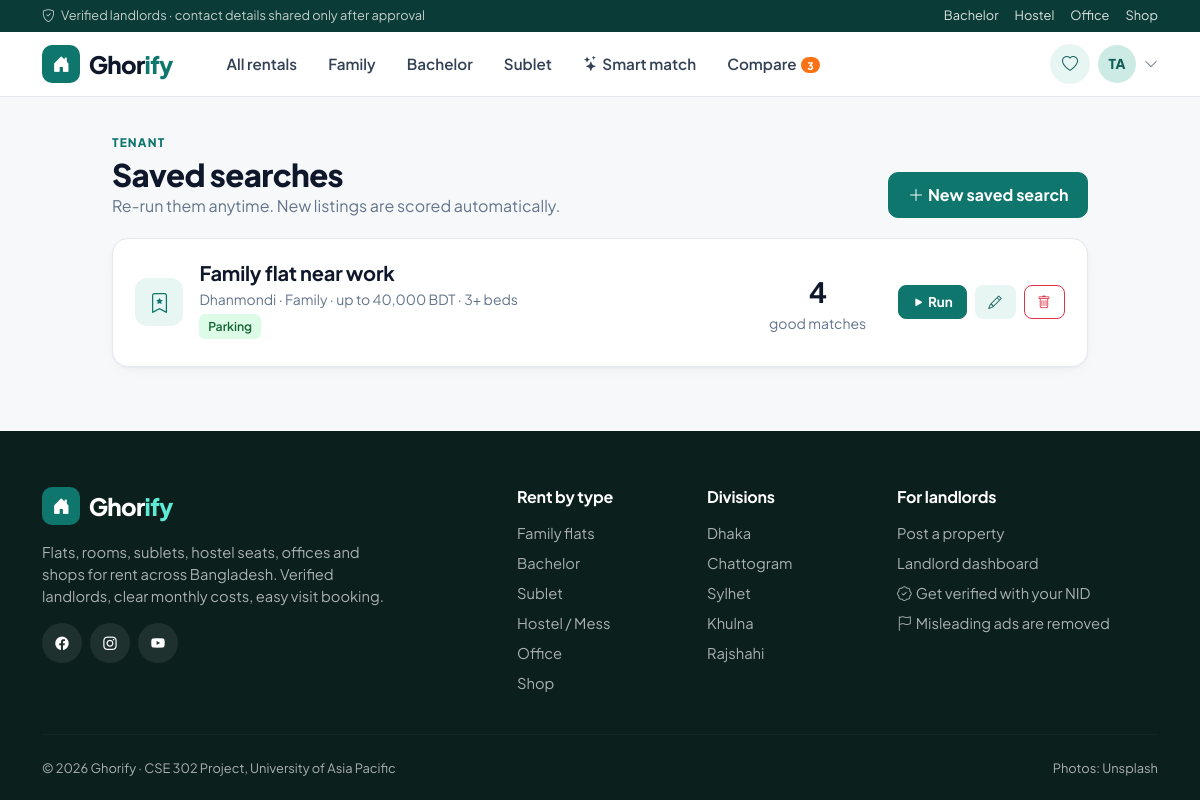
Page /search/saved/ (signed in) on the committed database.
### accounts/models.py (models this page shows, shortened)
class User(AbstractUser):
    objects = GhorifyUserManager()
    class Role(models.TextChoices):
        TENANT = 'tenant', 'Tenant'
        LANDLORD = 'landlord', 'Landlord'
        ADMIN = 'admin', 'Admin'
    email = models.EmailField(unique=True)
    role = models.CharField(max_length=10, choices=Role.choices, default=Role.TENANT)
    phone = models.CharField(max_length=14, blank=True, validators=[phone_validator])
    avatar = models.ImageField(upload_to=avatar_upload_path, blank=True, null=True)
    bio = models.TextField(blank=True, max_length=500)
    class Meta:
        ordering = ['-date_joined']
    @property
    def is_tenant(self):
        return self.role == self.Role.TENANT
    @property
    def is_landlord(self):
        return self.role == self.Role.LANDLORD
    @property
    def display_name(self):
        return self.get_full_name() or self.username
    @property
    def initials(self):
        name = self.display_name.split()
        return ''.join(part[0] for part in name[:2]).upper()

### search/models.py (models this page shows, shortened)
class SearchCriteria(models.Model):
    tenant = models.ForeignKey(settings.AUTH_USER_MODEL, on_delete=models.CASCADE, related_name='search_criteria')
    name = models.CharField(max_length=80, help_text='e.g. "Near office" or "Family flat under 30k"')
    keyword = models.CharField(max_length=100, blank=True)
    location = models.CharField(max_length=80, blank=True)
    category = models.CharField(max_length=10, choices=Property.Category.choices, blank=True)
    property_type = models.CharField(max_length=12, choices=Property.PropertyType.choices, blank=True)
    min_price = models.PositiveIntegerField(null=True, blank=True)
    max_price = models.PositiveIntegerField(null=True, blank=True)
    budget_includes_bills = models.BooleanField(
        default=False, help_text='Compare the budget with rent + service charge + utilities.',
    )
    min_bedrooms = models.PositiveSmallIntegerField(null=True, blank=True)
    min_bathrooms = models.PositiveSmallIntegerField(null=True, blank=True)
    needs_parking = models.BooleanField('Parking required', default=False)
    needs_pet_friendly = models.BooleanField('Pet friendly required', default=False)
    needs_furnished = models.BooleanField('Furnished required', default=False)
    tenant_gender = models.CharField(
        'I am', max_length=6, blank=True, choices=[('male', 'Male'), ('female', 'Female')],
        help_text='Hides male-only or female-only listings that do not fit you.',
    )
    amenities = models.ManyToManyField(Amenity, blank=True, related_name='+')
    created_at = models.DateTimeField(auto_now_add=True)
    updated_at = models.DateTimeField(auto_now=True)
    class Meta:
        ordering = ['-updated_at']
        verbose_name_plural = 'search criteria'
    PREFERENCE_FIELDS = (
        'keyword', 'location', 'category', 'property_type', 'min_price', 'max_price',
        'budget_includes_bills', 'min_bedrooms', 'min_bathrooms',
        'needs_parking', 'needs_pet_friendly', 'needs_furnished', 'tenant_gender',
    )
    def as_preferences(self):
        prefs = {name: getattr(self, name) for name in self.PREFERENCE_FIELDS}
        prefs['amenities'] = list(self.amenities.all()) if self.pk else []
        return prefs
    def engine(self):
        return MatchEngine(self.as_preferences())
    @property
    def summary(self):
        bits = []
        if self.location:
            bits.append(self.location)
        if self.category:
            bits.append(self.get_category_display())
        if self.max_price:
            bits.append(f'up to {self.max_price:,} BDT')
        if self.min_bedrooms:
            bits.append(f'{self.min_bedrooms}+ beds')
        return ' · '.join(bits) or 'Any property'

### search/views.py (the view)
# urls.py: path('saved/', views.saved_list, name='saved'),
@tenant_required
def saved_list(request):
    criteria = request.user.search_criteria.prefetch_related('amenities')
    candidates = Property.objects.visible().prefetch_related('amenities', 'utilities')
    rows = [{'criteria': item, 'match_count': len(item.engine().smart_match(candidates))} for item in criteria]
    return render(request, 'search/saved_list.html', {'rows': rows})

### templates/search/saved_list.html (shortened to what this page needs)
{% extends 'base.html' %}
{% block content %}
<div class="container" style="max-width:1000px">
  <div class="page-header d-flex flex-wrap justify-content-between align-items-end gap-3">
    <div><span class="eyebrow">Tenant</span><h1>Saved searches</h1><p class="text-muted mb-0">Re-run them anytime. New listings are scored automatically.</p></div>
    <a href="{% url 'search:saved_create' %}" class="btn btn-primary"><i class="bi bi-plus-lg me-1"></i>New saved search</a>
  </div>
  {% if rows %}
  <div class="d-grid gap-3">
    {% for row in rows %}{% with c=row.criteria %}
    <div class="gh-card gh-card-body d-flex flex-wrap align-items-center gap-3">
      <div class="stat-card p-0 border-0 shadow-none" style="background:none"><div class="ic"><i class="bi bi-bookmark-star"></i></div></div>
      <div class="flex-grow-1">
        <h5 class="mb-1">{{ c.name }}</h5>
        <div class="small text-muted">{{ c.summary }}</div>
        <div class="small mt-1">
          {% if c.needs_parking %}<span class="reason yes">Parking</span>{% endif %}
        </div>
      </div>
      <div class="text-center px-3">
        <div class="display-font fs-3 fw-bold">{{ row.match_count }}</div>
        <div class="small text-muted">good matches</div>
      </div>
      <div class="d-flex gap-2">
        <a href="{% url 'search:saved_run' c.pk %}" class="btn btn-primary btn-sm"><i class="bi bi-play-fill"></i> Run</a>
        <a href="{% url 'search:saved_update' c.pk %}" class="btn btn-soft btn-sm"><i class="bi bi-pencil"></i></a>
        <form method="post" action="{% url 'search:saved_delete' c.pk %}" data-confirm="Delete this saved search?">{% csrf_token %}<button class="btn btn-outline-danger btn-sm"><i class="bi bi-trash"></i></button></form>
      </div>
    </div>
    {% endwith %}{% endfor %}
  </div>
  {% else %}
    {% url 'search:saved_create' as new_url %}
  {% endif %}
</div>
{% endblock %}

### templates/partials/navbar.html (shortened to what this page needs)
{% with url=request.resolver_match.url_name ns=request.resolver_match.namespace %}
<div class="top-strip d-none d-md-block">
  <div class="container d-flex justify-content-between">
    <span><i class="bi bi-shield-check me-1"></i> Verified landlords · contact details shared only after approval</span>
    <span class="d-flex gap-3">
      <a href="{% url 'properties:browse' %}?category=bachelor">Bachelor</a>
      <a href="{% url 'properties:browse' %}?category=hostel">Hostel</a>
      <a href="{% url 'properties:browse' %}?category=office">Office</a>
      <a href="{% url 'properties:browse' %}?category=shop">Shop</a>
    </span>
  </div>
</div>
<nav class="navbar navbar-expand-lg gh-nav sticky-top py-2">
  <div class="container">
    <a class="navbar-brand gh-brand" href="{% url 'properties:home' %}">
      <span class="logo"><i class="bi bi-house-door-fill"></i></span><span>Ghor<span class="accent">ify</span></span>
    </a>
    <div class="collapse navbar-collapse" id="mainNav">
      <ul class="navbar-nav ms-lg-4 me-auto gap-1 mt-3 mt-lg-0">
        <li class="nav-item"><a class="nav-link {% if url == 'browse' and not request.GET.category %}active{% endif %}" href="{% url 'properties:browse' %}">All rentals</a></li>
        <li class="nav-item"><a class="nav-link {% if request.GET.category == 'family' %}active{% endif %}" href="{% url 'properties:browse' %}?category=family">Family</a></li>
        <li class="nav-item"><a class="nav-link {% if request.GET.category == 'bachelor' %}active{% endif %}" href="{% url 'properties:browse' %}?category=bachelor">Bachelor</a></li>
        <li class="nav-item"><a class="nav-link {% if request.GET.category == 'sublet' %}active{% endif %}" href="{% url 'properties:browse' %}?category=sublet">Sublet</a></li>
        <li class="nav-item"><a class="nav-link {% if ns == 'search' and url == 'search' %}active{% endif %}" href="{% url 'search:search' %}"><i class="bi bi-stars me-1"></i>Smart match</a></li>
        {% if user.is_authenticated and user.is_tenant %}
          <li class="nav-item"><a class="nav-link {% if url == 'compare' or url == 'comparison' %}active{% endif %}" href="{% url 'interactions:compare' %}">Compare{% if compare_count %}<span class="nav-badge">{{ compare_count }}</span>{% endif %}</a></li>
        {% elif user.is_authenticated and user.is_landlord %}
          <li class="nav-item"><a class="nav-link {% if url == 'mine' %}active{% endif %}" href="{% url 'properties:mine' %}">My listings</a></li>
          <li class="nav-item"><a class="nav-link {% if url == 'incoming' %}active{% endif %}" href="{% url 'interactions:incoming' %}">Requests</a></li>
        {% elif user.is_authenticated and user.is_platform_admin %}
          <li class="nav-item"><a class="nav-link {% if url == 'moderation' %}active{% endif %}" href="{% url 'dashboard:moderation' %}">Moderation</a></li>
        {% endif %}
      </ul>
      <div class="d-flex align-items-center gap-2 mt-3 mt-lg-0">
        {% if user.is_authenticated %}
          {% if user.is_tenant %}
            <a href="{% url 'interactions:favourites' %}" class="btn btn-icon btn-soft" title="Saved properties"><i class="bi bi-heart"></i></a>
          {% endif %}
          <div class="dropdown">
            <a href="#" class="d-flex align-items-center gap-2 text-reset" data-bs-toggle="dropdown" aria-expanded="false">
              {% if user.avatar %}<img src="{{ user.avatar.url }}" class="avatar" alt="">{% else %}<span class="avatar">{{ user.initials }}</span>{% endif %}
              <i class="bi bi-chevron-down small text-muted"></i>
            </a>
          </div>
        {% else %}
          <a href="{% url 'accounts:login' %}" class="btn btn-sm btn-soft"><i class="bi bi-person me-1"></i>Log in</a>
        {% endif %}
      </div>
    </div>
  </div>
</nav>
{% endwith %}

### rows in the picture
User: initials "TA"
SearchCriteria: criteria.name "Family flat near work", criteria.summary "Dhanmondi · Family · up to 40,000 BDT · 3+ beds", needs_parking "Parking", match_count "4"

### other values in the picture
{{ compare_count }} "3"
